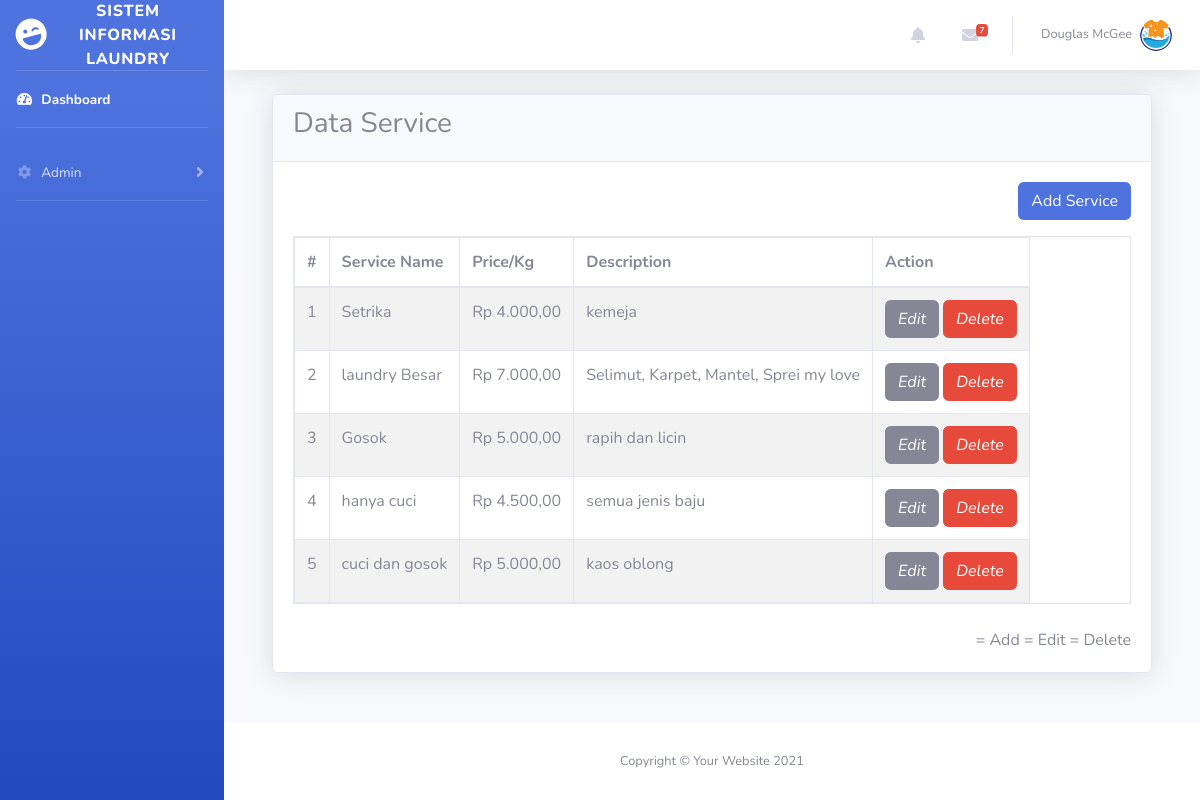
Page /dashboard.php?page=service (signed in) on the committed database.
### tables this page shows
CREATE TABLE `type_of_service` (
  `id` int(11) NOT NULL,
  `service_name` varchar(50) NOT NULL,
  `price` float NOT NULL,
  `description` text NOT NULL,
  `created_at` timestamp NOT NULL DEFAULT current_timestamp(),
  `updated_at` timestamp NOT NULL DEFAULT current_timestamp() ON UPDATE current_timestamp(),
  `deleted_at` int(11) NOT NULL DEFAULT 0
);

### admin/content/service.php (the view, shortened to what this page needs)
<?php
include 'admin/controller/administrator-validation.php';
$queryData = mysqli_query($config, "SELECT * FROM type_of_service ORDER BY updated_at DESC");
?>
<div class="card shadow">
    <div class="card-header">
        <h3>Data Service</h3>
    </div>
    <div class="card-body">
        <div align="right" class="button-action">
            <a href="?page=add-service" class="btn btn-primary">Add Service<i class='bx bx-plus'></i></a>
        </div>
        <table class="table table-bordered table-striped table-hover table-responsive mt-3">
            <thead>
                <tr>
                    <th>#</th>
                    <th>Service Name</th>
                    <th>Price/Kg</th>
                    <th>Description</th>
                    <th>Action</th>
                </tr>
            </thead>
            <tbody>
                <?php
                $no = 1;
                while ($rowData = mysqli_fetch_assoc($queryData)) : ?>
                    <tr>
                        <td><?= $no++ ?></td>
                        <td><?= isset($rowData['service_name']) ? $rowData['service_name'] : '-' ?></td>
                        <td><?= isset($rowData['price']) ? 'Rp ' . number_format($rowData['price'], 2, ',', '.') : '-' ?>
                        </td>
                        <td><?= isset($rowData['description']) ? $rowData['description'] : '-' ?></td>
                        <td>
                            <a href="?page=add-service&edit=<?php echo $rowData['id'] ?>">
                                <button class="btn btn-secondary">
                                    <i class="tf-icon bx bx-edit bx-22px">Edit</i>
                                </button>
                            </a>
                            <a onclick="return confirm ('Apakah anda yakin akan menghapus data ini?')"
                                href="?page=add-service&delete=<?php echo $rowData['id'] ?>">
                                <button class="btn btn-danger">
                                    <i class="tf-icon bx bx-trash bx-22px">Delete</i>
                                </button>
                            </a>
                        </td>
                    </tr>
                <?php endwhile;
                ?>
            </tbody>
        </table>
        <div class="mt-4" align="right">
            <span class="me-4"><i class="bx bx-plus"></i> = Add</span>
            <span class="me-4"><i class="bx bx-edit"></i> = Edit</span>
            <span><i class="bx bx-trash"></i> = Delete</span>
        </div>
    </div>
</div>

### rows in the picture
type_of_service: service_name "Setrika", price "4.000,00", description "kemeja"
type_of_service: service_name "laundry Besar", price "7.000,00", description "Selimut, Karpet, Mantel, Sprei my love"
type_of_service: service_name "Gosok", price "5.000,00", description "rapih dan licin"
type_of_service: service_name "hanya cuci", price "4.500,00", description "semua jenis baju"
type_of_service: service_name "cuci dan gosok", price "5.000,00", description "kaos oblong"
